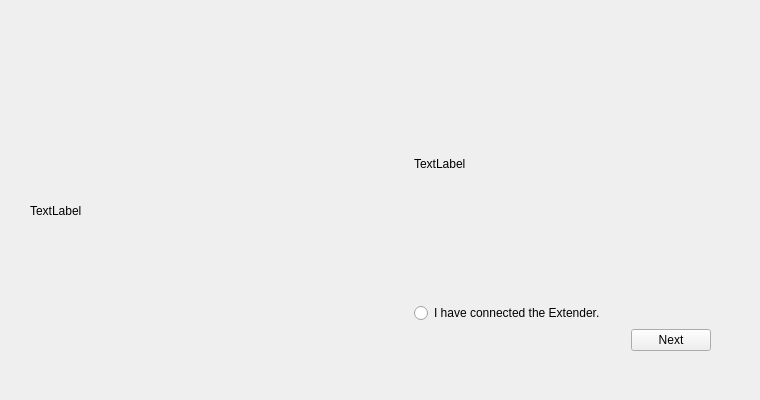
    <widget class="QWidget" name="pg_connectToExtendeHintImg">
     <widget class="QWidget" name="layoutWidget">
      <property name="geometry">
       <rect>
        <x>30</x>
        <y>30</y>
        <width>721</width>
        <height>361</height>
       </rect>
      </property>
      <layout class="QHBoxLayout" name="horizontalLayout_28">
       <item>
        <widget class="QLabel" name="lbl_connectHintImg">
         <property name="sizePolicy">
          <sizepolicy hsizetype="Expanding" vsizetype="Expanding">
           <horstretch>0</horstretch>
           <verstretch>0</verstretch>
          </sizepolicy>
         </property>
         <property name="text">
          <string>TextLabel</string>
         </property>
        </widget>
       </item>
       <item>
        <spacer name="horizontalSpacer_37">
         <property name="orientation">
          <enum>Qt::Horizontal</enum>
         </property>
         <property name="sizeType">
          <enum>QSizePolicy::Minimum</enum>
         </property>
         <property name="sizeHint" stdset="0">
          <size>
           <width>40</width>
           <height>20</height>
          </size>
         </property>
        </spacer>
       </item>
       <item>
        <layout class="QVBoxLayout" name="verticalLayout_55">
         <item>
          <spacer name="verticalSpacer_12">
           <property name="orientation">
            <enum>Qt::Vertical</enum>
           </property>
           <property name="sizeHint" stdset="0">
            <size>
             <width>20</width>
             <height>40</height>
            </size>
           </property>
          </spacer>
         </item>
         <item>
          <widget class="QLabel" name="lbl_connectHintText">
           <property name="text">
            <string>TextLabel</string>
           </property>
           <property name="wordWrap">
            <bool>true</bool>
           </property>
          </widget>
         </item>
         <item>
          <layout class="QVBoxLayout" name="vl_waitCheckCurrentSetting"/>
         </item>
         <item>
          <spacer name="verticalSpacer_11">
           <property name="orientation">
            <enum>Qt::Vertical</enum>
           </property>
           <property name="sizeHint" stdset="0">
            <size>
             <width>20</width>
             <height>40</height>
            </size>
           </property>
          </spacer>
         </item>
         <item>
          <widget class="QRadioButton" name="rbtn_haveConnected">
           <property name="text">
            <string>I have connected the Extender.</string>
           </property>
          </widget>
         </item>
         <item>
          <layout class="QHBoxLayout" name="horizontalLayout_25">
           <item>
            <spacer name="horizontalSpacer_22">
             <property name="orientation">
              <enum>Qt::Horizontal</enum>
             </property>
             <property name="sizeHint" stdset="0">
              <size>
               <width>40</width>
               <height>20</height>
              </size>
             </property>
            </spacer>
           </item>
           <item>
            <widget class="QPushButton" name="btn_nextConnectManually">
             <property name="text">
              <string>Next</string>
             </property>
            </widget>
           </item>
           <item>
            <spacer name="horizontalSpacer_24">
             <property name="orientation">
              <enum>Qt::Horizontal</enum>
             </property>
             <property name="sizeType">
              <enum>QSizePolicy::Minimum</enum>
             </property>
             <property name="sizeHint" stdset="0">
              <size>
               <width>40</width>
               <height>20</height>
              </size>
             </property>
            </spacer>
           </item>
          </layout>
         </item>
         <item>
          <spacer name="verticalSpacer_13">
           <property name="orientation">
            <enum>Qt::Vertical</enum>
           </property>
           <property name="sizeType">
            <enum>QSizePolicy::Minimum</enum>
           </property>
           <property name="sizeHint" stdset="0">
            <size>
             <width>20</width>
             <height>40</height>
            </size>
           </property>
          </spacer>
         </item>
        </layout>
       </item>
      </layout>
     </widget>
    </widget>
